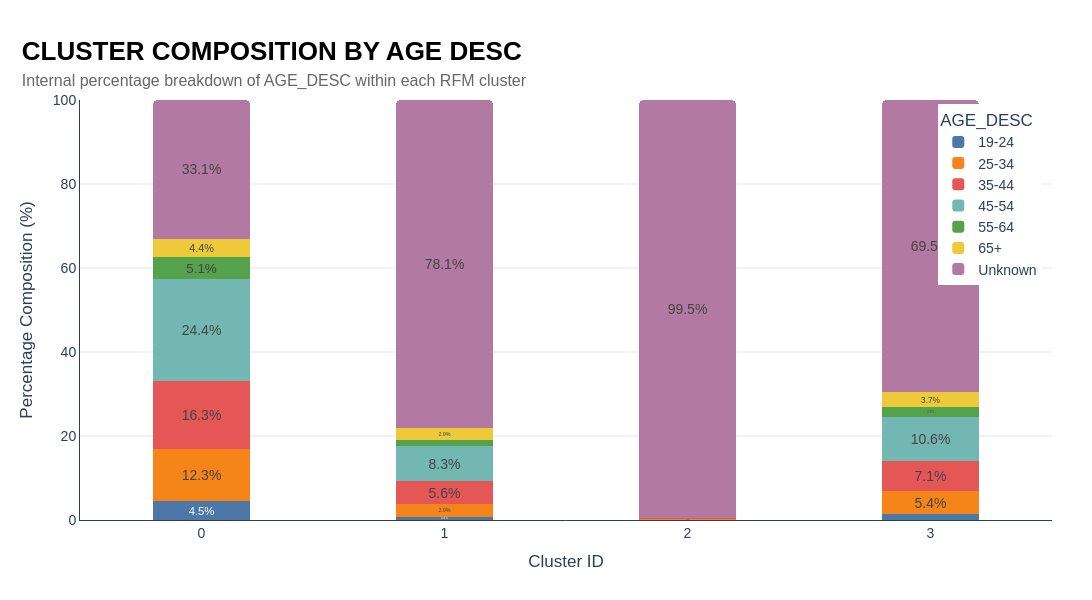
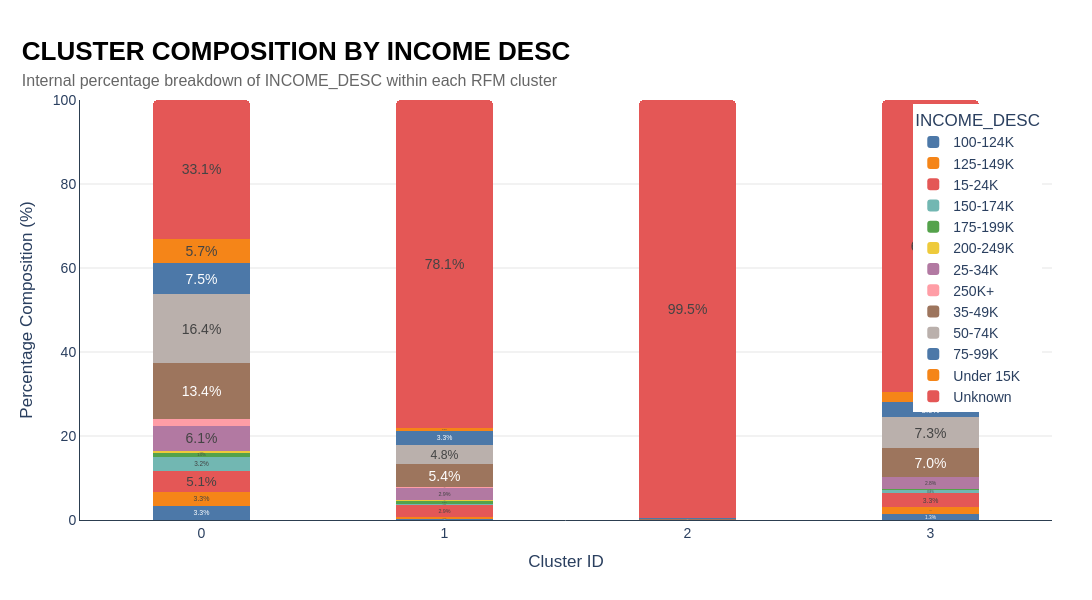

The notebook cell saved with these charts, in order:
### Code cell
for feature in demographic_cols:
    # 1. Prepare Data: Calculate percentage composition per cluster
    composition_df = pd.crosstab(df_plot['cluster'], df_plot[feature], normalize='index') * 100
    
    # Transform to long format for Plotly Express
    comp_melted = composition_df.reset_index().melt(
        id_vars='cluster', 
        var_name=feature, 
        value_name='percentage'
    )

    # 2. Create Stacked Bar Chart
    fig = px.bar(
        comp_melted,
        x='cluster',
        y='percentage',
        color=feature,
        text='percentage',
        color_discrete_sequence=px.colors.qualitative.T10 # Professional color palette
    )

    # 3. Format Bar Traces
    fig.update_traces(
        texttemplate='%{text:.1f}%', 
        textposition='inside',
        insidetextanchor='middle',
        marker_line_color='white',
        marker_line_width=0,
        marker_cornerradius=5
    )

    # 4. Apply Custom Style & Physical Adjustments
    fig = apply_my_style(
        fig, 
        title=f"CLUSTER COMPOSITION BY {feature.replace('_', ' ')}", 
        subtitle=f"Internal percentage breakdown of {feature} within each RFM cluster"
    )

    # 5. Stretch Frame and Shrink Bars
    fig.update_layout(
        width=1600,     # Stretch the frame horizontally (Increase width)
        height=600,     # Maintain standard height
        bargap=0.6,     # Increase gap between bars to make columns narrower (0.0 to 1.0)
        
        xaxis_title="Cluster ID",
        yaxis_title="Percentage Composition (%)",
        barmode='stack',
        xaxis=dict(tickmode='linear', showgrid=False),
        yaxis=dict(range=[0, 100], showgrid=True, gridcolor='#E5E5E5')
    )

    fig.show()

### Figure 1 — Plotly figure (JSON) as saved in the notebook; plotly's stock layout.template omitted (floating-point values rounded to 4 significant figures)
{"data": [{"hovertemplate": "AGE_DESC=19-24<br>cluster=%{x}<br>percentage=%{text}<extra></extra>", "insidetextanchor": "middle", "legendgroup": "19-24", "marker": {"color": "#4C78A8", "cornerradius": 5, "line": {"color": "white", "width": 0}, "pattern": {"shape": ""}}, "name": "19-24", "orientation": "v", "showlegend": true, "text": [4.499, 0.8264, 0.0, 1.453], "textposition": "inside", "texttemplate": "%{text:.1f}%", "type": "bar", "x": [0, 1, 2, 3], "xaxis": "x", "y": [4.499, 0.8264, 0.0, 1.453], "yaxis": "y"}, {"hovertemplate": "AGE_DESC=25-34<br>cluster=%{x}<br>percentage=%{text}<extra></extra>", "insidetextanchor": "middle", "legendgroup": "25-34", "marker": {"color": "#F58518", "cornerradius": 5, "line": {"color": "white", "width": 0}, "pattern": {"shape": ""}}, "name": "25-34", "orientation": "v", "showlegend": true, "text": [12.34, 2.893, 0.3509, 5.416], "textposition": "inside", "texttemplate": "%{text:.1f}%", "type": "bar", "x": [0, 1, 2, 3], "xaxis": "x", "y": [12.34, 2.893, 0.3509, 5.416], "yaxis": "y"}, {"hovertemplate": "AGE_DESC=35-44<br>cluster=%{x}<br>percentage=%{text}<extra></extra>", "insidetextanchor": "middle", "legendgroup": "35-44", "marker": {"color": "#E45756", "cornerradius": 5, "line": {"color": "white", "width": 0}, "pattern": {"shape": ""}}, "name": "35-44", "orientation": "v", "showlegend": true, "text": [16.26, 5.579, 0.1754, 7.133], "textposition": "inside", "texttemplate": "%{text:.1f}%", "type": "bar", "x": [0, 1, 2, 3], "xaxis": "x", "y": [16.26, 5.579, 0.1754, 7.133], "yaxis": "y"}, {"hovertemplate": "AGE_DESC=45-54<br>cluster=%{x}<br>percentage=%{text}<extra></extra>", "insidetextanchor": "middle", "legendgroup": "45-54", "marker": {"color": "#72B7B2", "cornerradius": 5, "line": {"color": "white", "width": 0}, "pattern": {"shape": ""}}, "name": "45-54", "orientation": "v", "showlegend": true, "text": [24.38, 8.264, 0.0, 10.57], "textposition": "inside", "texttemplate": "%{text:.1f}%", "type": "bar", "x": [0, 1, 2, 3], "xaxis": "x", "y": [24.38, 8.264, 0.0, 10.57], "yaxis": "y"}, {"hovertemplate": "AGE_DESC=55-64<br>cluster=%{x}<br>percentage=%{text}<extra></extra>", "insidetextanchor": "middle", "legendgroup": "55-64", "marker": {"color": "#54A24B", "cornerradius": 5, "line": {"color": "white", "width": 0}, "pattern": {"shape": ""}}, "name": "55-64", "orientation": "v", "showlegend": true, "text": [5.08, 1.446, 0.0, 2.246], "textposition": "inside", "texttemplate": "%{text:.1f}%", "type": "bar", "x": [0, 1, 2, 3], "xaxis": "x", "y": [5.08, 1.446, 0.0, 2.246], "yaxis": "y"}, {"hovertemplate": "AGE_DESC=65+<br>cluster=%{x}<br>percentage=%{text}<extra></extra>", "insidetextanchor": "middle", "legendgroup": "65+", "marker": {"color": "#EECA3B", "cornerradius": 5, "line": {"color": "white", "width": 0}, "pattern": {"shape": ""}}, "name": "65+", "orientation": "v", "showlegend": true, "text": [4.354, 2.893, 0.0, 3.699], "textposition": "inside", "texttemplate": "%{text:.1f}%", "type": "bar", "x": [0, 1, 2, 3], "xaxis": "x", "y": [4.354, 2.893, 0.0, 3.699], "yaxis": "y"}, {"hovertemplate": "AGE_DESC=Unknown<br>cluster=%{x}<br>percentage=%{text}<extra></extra>", "insidetextanchor": "middle", "legendgroup": "Unknown", "marker": {"color": "#B279A2", "cornerradius": 5, "line": {"color": "white", "width": 0}, "pattern": {"shape": ""}}, "name": "Unknown", "orientation": "v", "showlegend": true, "text": [33.09, 78.1, 99.47, 69.48], "textposition": "inside", "texttemplate": "%{text:.1f}%", "type": "bar", "x": [0, 1, 2, 3], "xaxis": "x", "y": [33.09, 78.1, 99.47, 69.48], "yaxis": "y"}], "layout": {"bargap": 0.6, "barmode": "stack", "font": {"family": "Montserrat, sans-serif", "size": 14}, "height": 600, "legend": {"title": {"text": "AGE_DESC"}, "tracegroupgap": 0, "x": 0.99, "xanchor": "right", "y": 0.99, "yanchor": "top"}, "margin": {"b": 80, "l": 80, "r": 40, "t": 100}, "paper_bgcolor": "white", "plot_bgcolor": "white", "title": {"font": {"family": "Montserrat, sans-serif"}, "text": "<b style='font-size:26px; color:black;'>CLUSTER COMPOSITION BY AGE DESC</b><br><span style='font-size:16px; color:#666;'>Internal percentage breakdown of AGE_DESC within each RFM cluster</span>", "x": 0.02, "xanchor": "left", "y": 0.9, "yanchor": "top"}, "width": 1600, "xaxis": {"anchor": "y", "domain": [0, 1], "linecolor": "#2C3E50", "linewidth": 1, "mirror": false, "showgrid": false, "showline": true, "tickmode": "linear", "title": {"text": "Cluster ID"}}, "yaxis": {"anchor": "x", "domain": [0, 1], "gridcolor": "#E5E5E5", "linecolor": "#2C3E50", "linewidth": 1, "mirror": false, "range": [0, 100], "showgrid": true, "showline": true, "title": {"text": "Percentage Composition (%)"}}}}

### Figure 2 — Plotly figure (JSON) as saved in the notebook; plotly's stock layout.template omitted (floating-point values rounded to 4 significant figures)
{"data": [{"hovertemplate": "INCOME_DESC=100-124K<br>cluster=%{x}<br>percentage=%{text}<extra></extra>", "insidetextanchor": "middle", "legendgroup": "100-124K", "marker": {"color": "#4C78A8", "cornerradius": 5, "line": {"color": "white", "width": 0}, "pattern": {"shape": ""}}, "name": "100-124K", "orientation": "v", "showlegend": true, "text": [3.338, 0.2066, 0.0, 1.321], "textposition": "inside", "texttemplate": "%{text:.1f}%", "type": "bar", "x": [0, 1, 2, 3], "xaxis": "x", "y": [3.338, 0.2066, 0.0, 1.321], "yaxis": "y"}, {"hovertemplate": "INCOME_DESC=125-149K<br>cluster=%{x}<br>percentage=%{text}<extra></extra>", "insidetextanchor": "middle", "legendgroup": "125-149K", "marker": {"color": "#F58518", "cornerradius": 5, "line": {"color": "white", "width": 0}, "pattern": {"shape": ""}}, "name": "125-149K", "orientation": "v", "showlegend": true, "text": [3.338, 0.4132, 0.0, 1.717], "textposition": "inside", "texttemplate": "%{text:.1f}%", "type": "bar", "x": [0, 1, 2, 3], "xaxis": "x", "y": [3.338, 0.4132, 0.0, 1.717], "yaxis": "y"}, {"hovertemplate": "INCOME_DESC=15-24K<br>cluster=%{x}<br>percentage=%{text}<extra></extra>", "insidetextanchor": "middle", "legendgroup": "15-24K", "marker": {"color": "#E45756", "cornerradius": 5, "line": {"color": "white", "width": 0}, "pattern": {"shape": ""}}, "name": "15-24K", "orientation": "v", "showlegend": true, "text": [5.08, 2.893, 0.0, 3.303], "textposition": "inside", "texttemplate": "%{text:.1f}%", "type": "bar", "x": [0, 1, 2, 3], "xaxis": "x", "y": [5.08, 2.893, 0.0, 3.303], "yaxis": "y"}, {"hovertemplate": "INCOME_DESC=150-174K<br>cluster=%{x}<br>percentage=%{text}<extra></extra>", "insidetextanchor": "middle", "legendgroup": "150-174K", "marker": {"color": "#72B7B2", "cornerradius": 5, "line": {"color": "white", "width": 0}, "pattern": {"shape": ""}}, "name": "150-174K", "orientation": "v", "showlegend": true, "text": [3.193, 0.4132, 0.0, 0.7926], "textposition": "inside", "texttemplate": "%{text:.1f}%", "type": "bar", "x": [0, 1, 2, 3], "xaxis": "x", "y": [3.193, 0.4132, 0.0, 0.7926], "yaxis": "y"}, {"hovertemplate": "INCOME_DESC=175-199K<br>cluster=%{x}<br>percentage=%{text}<extra></extra>", "insidetextanchor": "middle", "legendgroup": "175-199K", "marker": {"color": "#54A24B", "cornerradius": 5, "line": {"color": "white", "width": 0}, "pattern": {"shape": ""}}, "name": "175-199K", "orientation": "v", "showlegend": true, "text": [1.016, 0.6198, 0.0, 0.1321], "textposition": "inside", "texttemplate": "%{text:.1f}%", "type": "bar", "x": [0, 1, 2, 3], "xaxis": "x", "y": [1.016, 0.6198, 0.0, 0.1321], "yaxis": "y"}, {"hovertemplate": "INCOME_DESC=200-249K<br>cluster=%{x}<br>percentage=%{text}<extra></extra>", "insidetextanchor": "middle", "legendgroup": "200-249K", "marker": {"color": "#EECA3B", "cornerradius": 5, "line": {"color": "white", "width": 0}, "pattern": {"shape": ""}}, "name": "200-249K", "orientation": "v", "showlegend": true, "text": [0.4354, 0.2066, 0.0, 0.1321], "textposition": "inside", "texttemplate": "%{text:.1f}%", "type": "bar", "x": [0, 1, 2, 3], "xaxis": "x", "y": [0.4354, 0.2066, 0.0, 0.1321], "yaxis": "y"}, {"hovertemplate": "INCOME_DESC=25-34K<br>cluster=%{x}<br>percentage=%{text}<extra></extra>", "insidetextanchor": "middle", "legendgroup": "25-34K", "marker": {"color": "#B279A2", "cornerradius": 5, "line": {"color": "white", "width": 0}, "pattern": {"shape": ""}}, "name": "25-34K", "orientation": "v", "showlegend": true, "text": [6.096, 2.893, 0.0, 2.774], "textposition": "inside", "texttemplate": "%{text:.1f}%", "type": "bar", "x": [0, 1, 2, 3], "xaxis": "x", "y": [6.096, 2.893, 0.0, 2.774], "yaxis": "y"}, {"hovertemplate": "INCOME_DESC=250K+<br>cluster=%{x}<br>percentage=%{text}<extra></extra>", "insidetextanchor": "middle", "legendgroup": "250K+", "marker": {"color": "#FF9DA6", "cornerradius": 5, "line": {"color": "white", "width": 0}, "pattern": {"shape": ""}}, "name": "250K+", "orientation": "v", "showlegend": true, "text": [1.451, 0.2066, 0.0, 0.0], "textposition": "inside", "texttemplate": "%{text:.1f}%", "type": "bar", "x": [0, 1, 2, 3], "xaxis": "x", "y": [1.451, 0.2066, 0.0, 0.0], "yaxis": "y"}, {"hovertemplate": "INCOME_DESC=35-49K<br>cluster=%{x}<br>percentage=%{text}<extra></extra>", "insidetextanchor": "middle", "legendgroup": "35-49K", "marker": {"color": "#9D755D", "cornerradius": 5, "line": {"color": "white", "width": 0}, "pattern": {"shape": ""}}, "name": "35-49K", "orientation": "v", "showlegend": true, "text": [13.35, 5.372, 0.1754, 7.001], "textposition": "inside", "texttemplate": "%{text:.1f}%", "type": "bar", "x": [0, 1, 2, 3], "xaxis": "x", "y": [13.35, 5.372, 0.1754, 7.001], "yaxis": "y"}, {"hovertemplate": "INCOME_DESC=50-74K<br>cluster=%{x}<br>percentage=%{text}<extra></extra>", "insidetextanchor": "middle", "legendgroup": "50-74K", "marker": {"color": "#BAB0AC", "cornerradius": 5, "line": {"color": "white", "width": 0}, "pattern": {"shape": ""}}, "name": "50-74K", "orientation": "v", "showlegend": true, "text": [16.4, 4.752, 0.1754, 7.266], "textposition": "inside", "texttemplate": "%{text:.1f}%", "type": "bar", "x": [0, 1, 2, 3], "xaxis": "x", "y": [16.4, 4.752, 0.1754, 7.266], "yaxis": "y"}, {"hovertemplate": "INCOME_DESC=75-99K<br>cluster=%{x}<br>percentage=%{text}<extra></extra>", "insidetextanchor": "middle", "legendgroup": "75-99K", "marker": {"color": "#4C78A8", "cornerradius": 5, "line": {"color": "white", "width": 0}, "pattern": {"shape": ""}}, "name": "75-99K", "orientation": "v", "showlegend": true, "text": [7.547, 3.306, 0.1754, 3.567], "textposition": "inside", "texttemplate": "%{text:.1f}%", "type": "bar", "x": [0, 1, 2, 3], "xaxis": "x", "y": [7.547, 3.306, 0.1754, 3.567], "yaxis": "y"}, {"hovertemplate": "INCOME_DESC=Under 15K<br>cluster=%{x}<br>percentage=%{text}<extra></extra>", "insidetextanchor": "middle", "legendgroup": "Under 15K", "marker": {"color": "#F58518", "cornerradius": 5, "line": {"color": "white", "width": 0}, "pattern": {"shape": ""}}, "name": "Under 15K", "orientation": "v", "showlegend": true, "text": [5.66, 0.6198, 0.0, 2.51], "textposition": "inside", "texttemplate": "%{text:.1f}%", "type": "bar", "x": [0, 1, 2, 3], "xaxis": "x", "y": [5.66, 0.6198, 0.0, 2.51], "yaxis": "y"}, {"hovertemplate": "INCOME_DESC=Unknown<br>cluster=%{x}<br>percentage=%{text}<extra></extra>", "insidetextanchor": "middle", "legendgroup": "Unknown", "marker": {"color": "#E45756", "cornerradius": 5, "line": {"color": "white", "width": 0}, "pattern": {"shape": ""}}, "name": "Unknown", "orientation": "v", "showlegend": true, "text": [33.09, 78.1, 99.47, 69.48], "textposition": "inside", "texttemplate": "%{text:.1f}%", "type": "bar", "x": [0, 1, 2, 3], "xaxis": "x", "y": [33.09, 78.1, 99.47, 69.48], "yaxis": "y"}], "layout": {"bargap": 0.6, "barmode": "stack", "font": {"family": "Montserrat, sans-serif", "size": 14}, "height": 600, "legend": {"title": {"text": "INCOME_DESC"}, "tracegroupgap": 0, "x": 0.99, "xanchor": "right", "y": 0.99, "yanchor": "top"}, "margin": {"b": 80, "l": 80, "r": 40, "t": 100}, "paper_bgcolor": "white", "plot_bgcolor": "white", "title": {"font": {"family": "Montserrat, sans-serif"}, "text": "<b style='font-size:26px; color:black;'>CLUSTER COMPOSITION BY INCOME DESC</b><br><span style='font-size:16px; color:#666;'>Internal percentage breakdown of INCOME_DESC within each RFM cluster</span>", "x": 0.02, "xanchor": "left", "y": 0.9, "yanchor": "top"}, "width": 1600, "xaxis": {"anchor": "y", "domain": [0, 1], "linecolor": "#2C3E50", "linewidth": 1, "mirror": false, "showgrid": false, "showline": true, "tickmode": "linear", "title": {"text": "Cluster ID"}}, "yaxis": {"anchor": "x", "domain": [0, 1], "gridcolor": "#E5E5E5", "linecolor": "#2C3E50", "linewidth": 1, "mirror": false, "range": [0, 100], "showgrid": true, "showline": true, "title": {"text": "Percentage Composition (%)"}}}}
